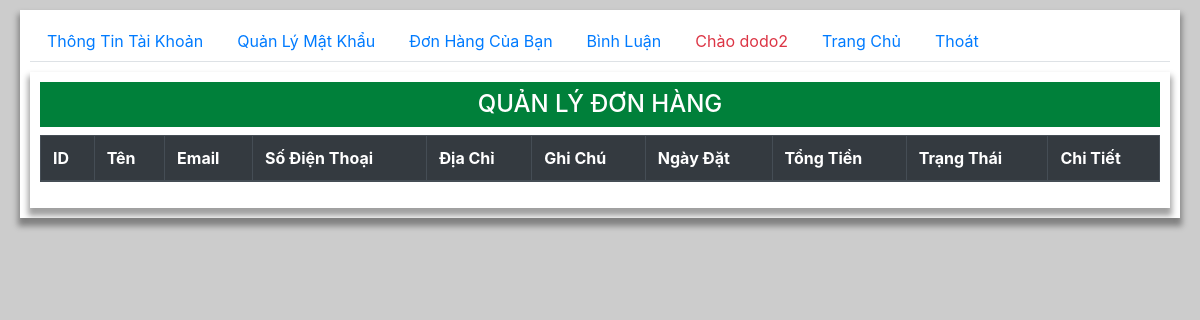
/user/user.php?page=orders (signed in), run on an earlier commit of the app's database.
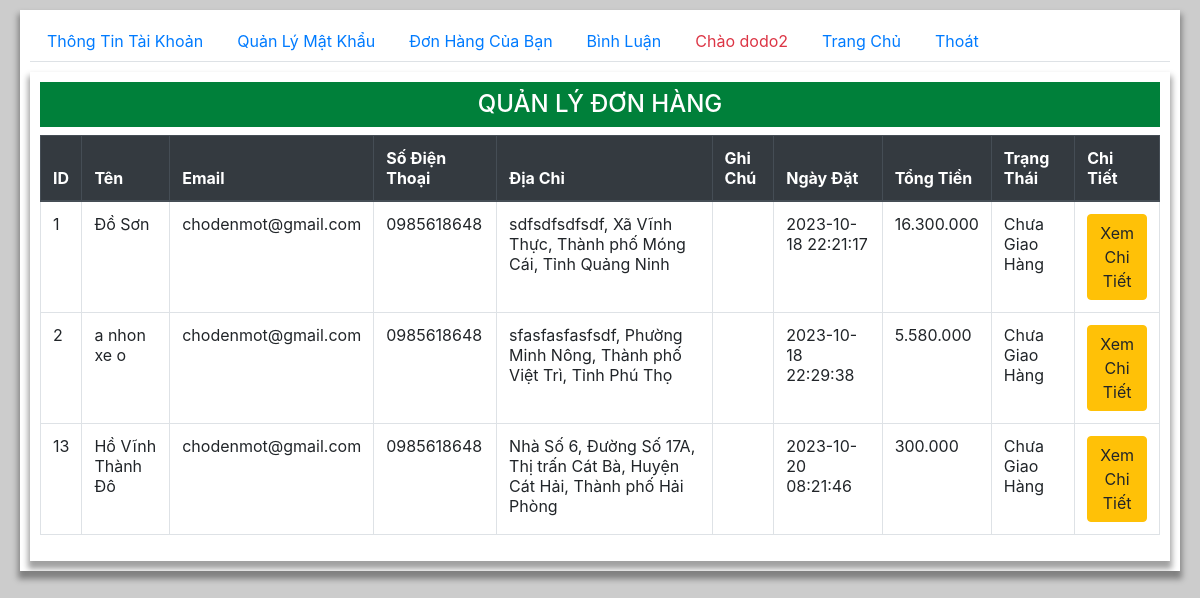
And on a later commit of the database.
### tables this page shows
CREATE TABLE `orders` (
  `id` int(11) NOT NULL,
  `id_user` varchar(20) DEFAULT NULL,
  `name` varchar(50) NOT NULL,
  `email` varchar(255) NOT NULL,
  `phone` varchar(15) NOT NULL,
  `address` varchar(255) NOT NULL,
  `note` varchar(100) NOT NULL,
  `order_date` datetime NOT NULL,
  `status` int(1) NOT NULL COMMENT '1 là chưa giao 2 là đã giao'
);

### user/orders.php (the view, shortened to what this page needs)
<div class="container">
    <h2 class="py-2 text-center h4 ">QUẢN LÝ ĐƠN HÀNG</h2>
    <table class="table table-hover table-bordered">
    <thead  class="thead-dark" >
        <tr>
            <th>ID</th>
            <th>Tên</th>
            <th>Email</th>
            <th>Số Điện Thoại</th>
            <th>Địa Chỉ</th>
            <th>Ghi Chú</th>
            <th>Ngày Đặt</th>
            <th>Tổng Tiền</th>
            <th>Trạng Thái</th>
            <th>Chi Tiết</th>
        </tr>
    </thead>
    <tbody>
    <?php
        require '../model/conn.php';
        if (isset($_COOKIE['usr'])) {
            $id_user = "and id_user = " . "'".$_COOKIE['usr']."'";
        }
        $stmt = $conn ->prepare("SELECT * FROM orders
        join (SELECT id_order, sum(total_money) as total_money from order_details GROUP BY id_order) as order_details
        where orders.id = order_details.id_order $id_user ORDER BY orders.id");
        $stmt -> execute();
        while($order = $stmt->fetch()){
            if ($order[8] == 1) {
                $order[8] = "Chưa Giao Hàng";
            }else if ($order[8] == 2) {
                $order[8] = "Đã Giao Hàng";
            }
            echo "<tr>
                <td>$order[0]</td>
                <td>$order[2]</td>
                <td>$order[3]</td>
                <td>$order[4]</td>
                <td>$order[5]</td>
                <td>$order[6]</td>
                <td>$order[7]</td>
                <td>".number_format($order[10], 0, "," , ".")."</td>
                <td>$order[8]</td>
                <td style='width:60px'><a href='user.php?page=order_details&id_order=$order[0]'><button class='btn btn-warning'>Xem Chi Tiết</button></a></td>
            </tr>";
        }
    ?>
    </tbody>
</table>
</div>

### user/user.php (shortened to what this page needs)
<html>
    <link href='https://unpkg.com/boxicons@2.0.9/css/boxicons.min.css' rel='stylesheet'>
   <link rel="stylesheet" href="https://maxcdn.bootstrapcdn.com/bootstrap/4.4.1/css/bootstrap.min.css">
   <link rel="stylesheet" href="./main.css">
</html>
<body>
   <div class="container">
   <?php require_once "user-menu.php";?>
   <div class="tab-content">
      <div class="tab-pane active" id="">
        <?php
            if(isset($_REQUEST['page'])){
                $page = $_REQUEST['page'];
                include "$page.php";
            }else{
                include 'info.php';
            }
        ?>
      </div>
   </div>
   </div>
</body>

### user/user-menu.php (shortened to what this page needs)
<ul class="nav nav-tabs">
    <li class="nav-item">
        <a class="nav-link" data-toggle="tab" href="user.php?page=info">Thông Tin Tài Khoản</a>
    </li>
    <li class="nav-item">
        <a class="nav-link" data-toggle="tab" href="user.php?page=pass">Quản Lý Mật Khẩu</a>
    </li>
    <li class="nav-item">
        <a class="nav-link" data-toggle="tab" href="user.php?page=orders">Đơn Hàng Của Bạn</a>
    </li>
    <li class="nav-item">
        <a class="nav-link" data-toggle="tab" href="user.php?page=comment">Bình Luận</a>
    </li>
    <li class="nav-item">
        <a class="nav-link text-danger" href="#">Chào <?php echo $_COOKIE['usr']?></a>
    </li>
    <li class="nav-item">
        <a class="nav-link" href="../" target="public">Trang Chủ</a>
    </li>
    <li class="nav-item">
    <a class="nav-link" data-toggle="tab" href="../">Thoát </a>
    </li>
</ul>

### user/main.css (style rules this page uses)
body { width: 100%; min-height:100vh; background: #ccc; padding-left: 20px; padding-right: 20px; }
.container { margin: auto; margin-top: 10px; width: 100%; padding: 10px; overflow: hidden; background: #fff; box-shadow: 0 6px 6px 2px rgba(0, 0, 0, 0.372) ; }
.container h2 { background: rgb(0, 128, 58); color: #fff; }
button { border: 1px double #333; border-radius: 3px; outline: none; }
@media (min-width: 1200px) { .container, .container-lg, .container-md, .container-sm, .container-xl { max-width: 100%; } }
@media (min-width: 992px) { .container, .container-lg, .container-md, .container-sm { max-width: 100%; } }
@media (min-width: 768px) { .container, .container-md, .container-sm { max-width: 100%; } }
@media (min-width: 576px) { .container, .container-sm { max-width: 100%; } }

What changed in the data, as far as the page shows it:
added orders: id "1", name "Đồ Sơn", email "chodenmot@gmail.com", phone "0985618648", address "sdfsdfsdfsdf, Xã Vĩnh Thực, Thành phố Móng Cái, Tỉnh Quảng Ninh", order_date "2023-10-18 22:21:17", order "16.300.000", order "Chưa Giao Hàng"
added orders: id "2", name "a nhon xe o", email "chodenmot@gmail.com", phone "0985618648", address "sfasfasfasfsdf, Phường Minh Nông, Thành phố Việt Trì, Tỉnh Phú Thọ", order_date "2023-10-18 22:29:38", order "5.580.000", order "Chưa Giao Hàng"
added orders: id "13", name "Hồ Vĩnh Thành Đô", email "chodenmot@gmail.com", phone "0985618648", address "Nhà Số 6, Đường Số 17A, Thị trấn Cát Bà, Huyện Cát Hải, Thành phố Hải Phòng", order_date "2023-10-20 08:21:46", order "300.000", order "Chưa Giao Hàng"
